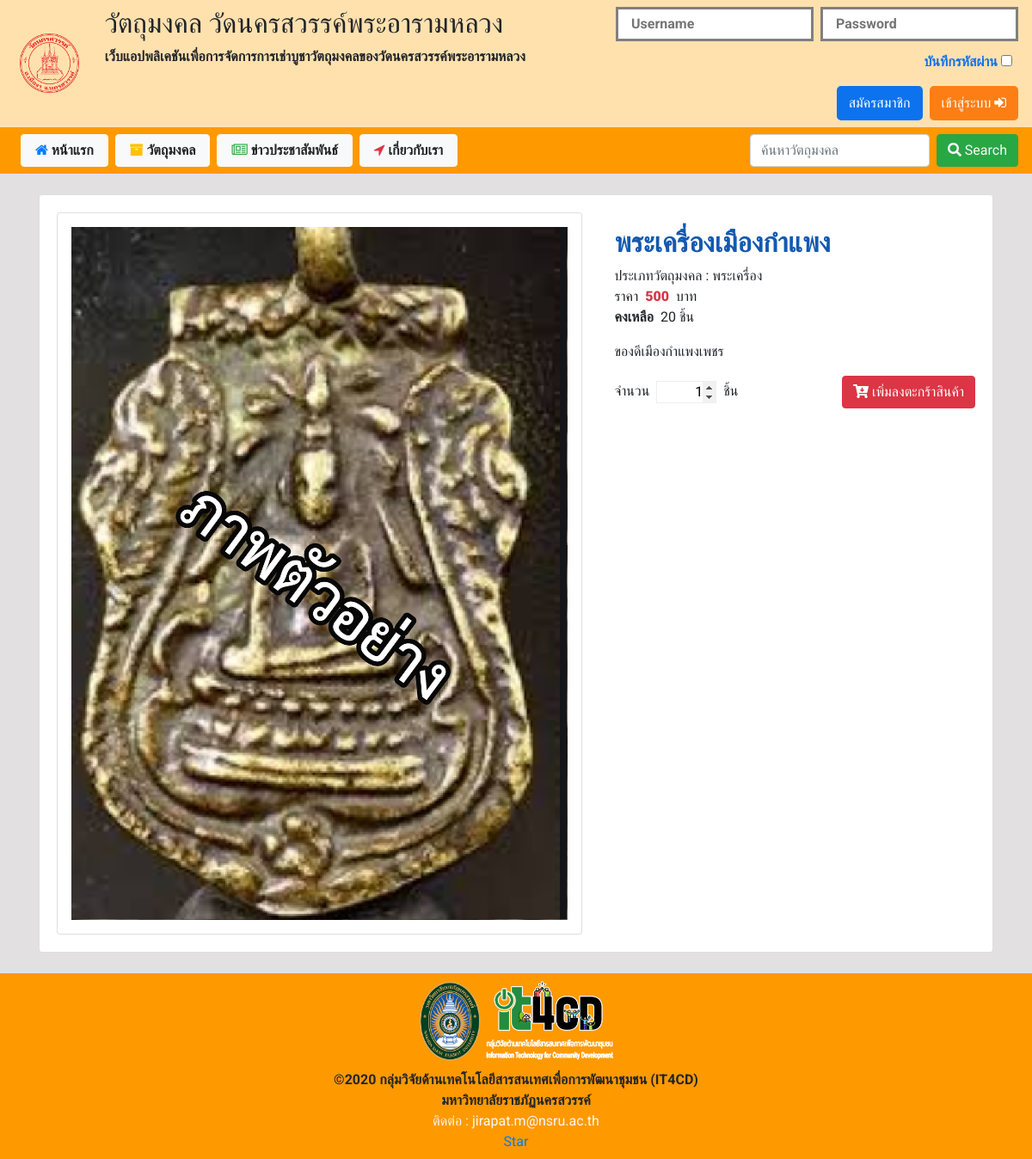
Screenshot of /index.php?p=readSacredObj&id4readSacredObj=21 with the database file from the repository.
### tables this page shows
CREATE TABLE `product`  (
  `id_product` int NOT NULL AUTO_INCREMENT,
  `product_name` varchar(50) NOT NULL,
  `product_type` varchar(50) NOT NULL,
  `product_des` varchar(100) NOT NULL,
  `product_price` varchar(6) NOT NULL,
  `product_qty` varchar(5) NOT NULL,
  `product_cover` varchar(50) NOT NULL,
  `date_create` timestamp(0) NOT NULL DEFAULT current_timestamp(0) ON UPDATE CURRENT_TIMESTAMP(0),
  PRIMARY KEY (`id_product`) USING BTREE
);

### function.php (called while the page is built, shortened)
<?php
        class DB_conn{
            function __construct(){
                $conn = mysqli_connect(DB_server, DB_user, DB_password, DB_name);
                $this->dbcon = $conn;
            }
                }
                class shopSacredObj extends DB_conn{
                    public function runQuery($query){
                        $reS = mysqli_query($this->dbcon, $query);
                        return $reS;
                    }
                }
?>

### include_for_p/read_SacredObj.php (the view, shortened to what this page needs)
<div class="container mt-4 mb-4">
    <div class="card min-vh-100">
        <div class="card-body">
            <?php
                $readSacredObj = new shopSacredObj();
                $id4readSacredObj = $_GET['id4readSacredObj'];
                $sql = $readSacredObj->runQuery("SELECT * FROM product WHERE id_product='$id4readSacredObj' ");
                if($sql){
                    $fetchData = mysqli_fetch_array($sql);
                }else{
                    ?>
            <script>
            alert("Can't SQL");
            </script>
            <?php
                }
                ?>
            <div class="row">
                <div class="col-md-7">
                    <div class="card w-100 p-3">
                    </div>
                </div>
                <div class="col-md">
                    <div class="w-100 p-0 pl-2 ">
                        <strong>
                            <h2 id="name_shop_card" class="pt-3 font-weight-bold">
                                <?php echo $fetchData['product_name']; ?>
                            </h2>
                        </strong>
                        <p class="m-0">
                            ประเภทวัตถุมงคล : <?php echo $fetchData['product_type'];?>
                        </p>
                        <div class="m-0 d-flex d-inline ">
                            ราคา <p class="m-0 mr-2 ml-2 text-danger font-weight-bold">
                                <b><?php echo $fetchData['product_price'];?></b>
                            </p>บาท
                        </div>
                        <div class="d-flex d-inline">
                            <p class="font-weight-bold mr-2">คงเหลือ</p> <?php echo $fetchData['product_qty'];?> ชิ้น
                        </div>
                        <div>
                            <p id="detailSacredObj"><?php echo $fetchData['product_des'];?></p>
                        </div>
                        <form action="chk_all/chk_basket.php" method="post">
                        <div class="d-flex d-inline justify-content-between align-items-center">
                            <div class="d-flex">
                                    <div class="">จำนวน</div>
                                    <input id="qty" type="number" name="data4basket[qty]" value="1">
                                    <div for="">ชิ้น</div>
                            </div>
                            <div class="text-right">
                                <?php
                                    if(!isset($_SESSION['id'])){
                                ?>
                                <text id="notSessionID" class="btn btn-danger">
                                    <i class="fas fa-cart-arrow-down"></i> เพิ่มลงตะกร้าสินค้า
                                </text>
                                <?php
                                }
                                ?>
                            </div>
                        </div>
                    </div>
                </div>
            </div>
        </div>
    </div>
</div>

### css/myself.css (style rules this page uses)
* { margin: 0px; padding: 0px; font-family: 'Roboto', sans-serif; }
#name_shop_card { width: 100%; white-space: nowrap; overflow: hidden; text-overflow: ellipsis; color:#1359b0; }
#detailSacredObj { word-wrap: break-word; }
input[id=qty] { text-align:right; width:70px; margin:0px .5rem; border:1px; border-style: groove; }

### rows the page displays
product: product_name "พระเครื่องเมืองกำแพง", product_type "พระเครื่อง", product_price "500", product_qty "20", product_des "ของดีเมืองกำแพงเพชร"
